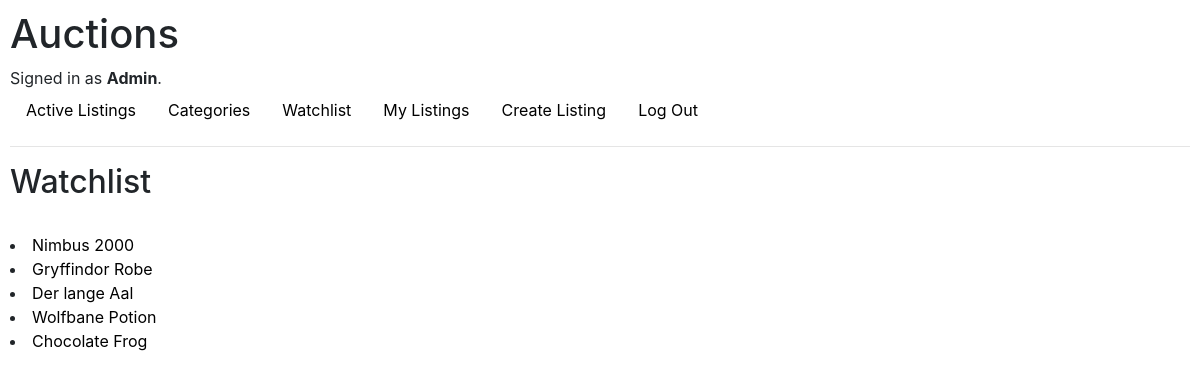
The app's page /watchlist (signed in) with its own data.
### auctions/models.py (models this page shows, shortened)
class User(AbstractUser):
    pass

class Listing(models.Model):
    owner = models.ForeignKey(User, on_delete=models.CASCADE, related_name="Listings")
    title = models.CharField(max_length=64)
    description = models.CharField(max_length=200)
    image = models.ImageField(upload_to="listing_images", blank=True)
    categories = models.ManyToManyField(Category, related_name="listings")
    starting_price = models.FloatField()
    watchlisted = models.ManyToManyField(User, related_name="watchlist", null=True, blank=True)
    creation_date_time = models.DateTimeField(auto_now_add=True)
    active = models.BooleanField()

### auctions/views.py (the view)
# urls.py: path("watchlist", views.watchlist, name="watchlist"),
@login_required(login_url="login")
def watchlist(request):
    noResults = False
    id = request.user.id
    listingObjects = Listing.objects.filter(active__exact = True).filter(watchlisted= id)
    listings = make_listing_touple(listingObjects)
    if len(listings) == 0:
        noResults = True
    return render(request, "auctions/watchlist.html", {
        "listings" : listings,
        "noResults" : noResults
    })

### auctions/views.py (called while the page is built)
def make_listing_touple(listingObjects):
    listings = []
    highestBid = None
    for listing in listingObjects:
        highestBid = get_highest_bid(listing)
        listings.append((listing, listing.title.replace(" ", "_"), highestBid))
        highestBid = None
    return listings

def get_highest_bid(listing):
    amount = listing.starting_price
    highestBid = None
    for bid in Bid.objects.filter(listing=listing.id):
            try:
                if bid.amount > amount:
                    amount = bid.amount
                    highestBid = bid
            except IndexError:
                pass
    return highestBid

### auctions/templates/auctions/watchlist.html (shortened to what this page needs)
{% extends "auctions/layout.html" %}
{% block body %}
    <h2>Watchlist</h2>
    <br/>
    {% for listing in listings %}
        <li><a href="{% url 'listing' listing.1 %}"> {{ listing.0.title }}</a></li>
    {% endfor %}
{% endblock %}

### auctions/templates/auctions/layout.html (shortened to what this page needs)
{% load static %}
<!DOCTYPE html>
<html lang="en">
    <head>
        <link rel="stylesheet" href="https://stackpath.bootstrapcdn.com/bootstrap/4.4.1/css/bootstrap.min.css">
        <link href="{% static 'auctions/styles.css' %}" rel="stylesheet">
    </head>
    <body>
        <h1>Auctions</h1>
        <div>
            {% if user.is_authenticated %}
                Signed in as <strong>{{ user.username }}</strong>.
            {% else %}
                Not signed in.
            {% endif %}
        </div>
        <ul class="nav">
            <li class="nav-item">
                <a class="nav-link" href="{% url 'index' %}">Active Listings</a>
            </li>
            <li>
                <a class="nav-link" href="{% url 'categories' %}">Categories</a>
            </li>
            {% if user.is_authenticated %}
                <li class="nav-item">
                    <a class="nav-link" href="{% url 'watchlist' %}">Watchlist</a>
                </li>
                <li class="nav-item">
                    <a class="nav-link" href="{% url 'my_listings' %}">My Listings</a>
                </li>
                <li class="nav-item">
                    <a class="nav-link" href="{% url 'new' %}">Create Listing</a>
                </li>
                <li class="nav-item">
                    <a class="nav-link" href="{% url 'logout' %}">Log Out</a>
                </li>
            {% endif %}
        </ul>
        <hr>
        {% block body %}
        {% endblock %}
    </body>
</html>

### auctions/static/auctions/styles.css (style rules this page uses)
body { padding: 10px; }
a:link { color: black; }

### records on screen
User: username "Admin"
Listing: title "Nimbus 2000"
Listing: title "Gryffindor Robe"
Listing: title "Der lange Aal"
Listing: title "Wolfbane Potion"
Listing: title "Chocolate Frog"
